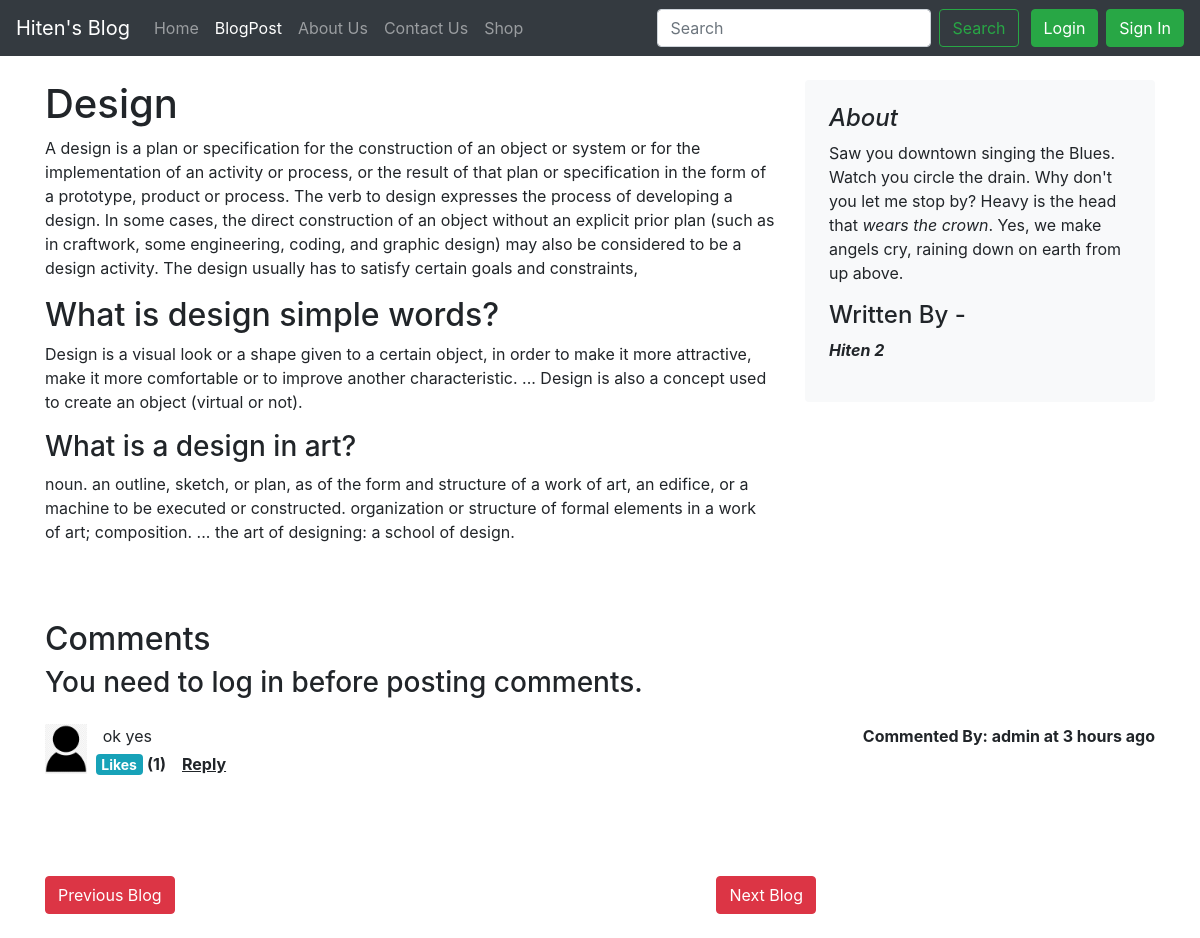
The app's page /blog/blogpost/2 with its own data.
### blog/models.py (models this page shows, shortened)
class blogpost(models.Model):
    post_id=models.AutoField(primary_key=True)
    auth_name=models.CharField(max_length=40,default="")
    post_title=models.CharField(max_length=200)
    post_desc=models.CharField(max_length=2000)
    post_head1=models.CharField(max_length=200)
    post_desc1=models.CharField(max_length=2000)
    post_head2=models.CharField(max_length=200)
    post_desc2=models.CharField(max_length=2000)
    pub_date=models.DateTimeField(default=now)

class usercomm(models.Model):
    user_id=models.AutoField(primary_key=True)
    blog_id1=models.IntegerField(default=0)
    user_name=models.ForeignKey(User,on_delete=models.CASCADE)
    desc=models.CharField(max_length=3000,default="")
    ts1=models.DateTimeField(default=now)

class userlike(models.Model):
    like_id=models.AutoField(primary_key=True)
    blog_id3=models.IntegerField(default=0)
    like_comm_id=models.IntegerField(default=0)
    like_user_id=models.ForeignKey(User,on_delete=models.CASCADE,null=True)
    like_count=models.IntegerField(default=0)

### blog/views.py (the view, shortened to what this page needs)
# urls.py: path('/blogpost/<int:myid>',views.blogpost1,name='blogpost1'),
def blogpost1(request,myid):
    blogs=blogpost.objects.filter(post_id=myid)[0]
    n=len(blogpost.objects.all())
    allcomm=usercomm.objects.all()
    replys=userreply.objects.all()
    likes=userlike.objects.all()
    userlists=userlist.objects.all()
    return render(request,'blog/blogpost.html',{'blogs':blogs,'length':n,'comm':allcomm,'reps':replys,'likes':likes,'userlists1':userlists})

### blog/templates/blog/blogpost.html (shortened to what this page needs)
{% extends 'blog/basic.html' %}
{% block navblogpost %}active{% endblock %}
{% block body %}
{% load humanize %}
<div class="container my-4">
    <div class="row">
        <div class="col-md-8 blog-main">
            <div class="blog-post">
                <h1 class="blog-post-title">{{blogs.post_title}}</h1>
                <p>{{blogs.post_desc}}</p>
                <h2>{{blogs.post_head1}}</h2>
                <p>{{blogs.post_desc1}}</p>
                <h3>{{blogs.post_head2}}</h3>
                <p>{{blogs.post_desc2}}</p>
            </div>
        </div>
        <aside id="{{length}}" class="col-md-4 len blog-sidebar">
            <div class="p-4 mb-3 bg-light rounded">
                <h4 class="font-italic">About</h4>
                <p class="mb-0">Saw you downtown singing the Blues. Watch you circle the drain. Why don't you let me
                    stop by? Heavy is the head that <em>wears the crown</em>. Yes, we make angels cry, raining down on
                    earth from up above.</p>
                <h4 class="mt-3" >Written By - </h4>
                <p><b><em>{{blogs.auth_name}}</em></b></p>
            </div>
        </aside>
    </div>
    <h2 style="margin-top: 60px;">Comments</h2>
    {% if user.is_authenticated %}
    <form class="my-3" action="/blog/fblog1/{{blogs.post_id}}" method="POST">{% csrf_token %}
        <div class="form-group">
            <label for="usercomm"><h2>Post a comment</h2></label>
            <textarea name="comm1" class="mb-2 form-control" id="usercomm" rows="3"></textarea>
            <button type="submit" id="combtn" class="btn btn-primary">Post</button>
        </div>
    </form>
    {% else %}
    <h3>You need to log in before posting comments.</h3>
    {% endif %}
    <div style="margin-bottom: 100px;">
        <ul class="mt-3 list-unstyled">
            {% for i in comm %}
            {% if blogs.post_id == i.blog_id1 %}
            <li id="comm{{i.user_id}}" class="media my-4">
                {% load static %}
                <img src="/static/blog/user.png" height="50px" class="mr-3" alt="...">
                <div class="media-body">
                    <p class="mb-1" style="width: 35rem;">{{i.desc}}</p>
                    <div class="row">
                        {% for k in likes %}
                        <form method="POST">{% csrf_token %}
                            {% if blogs.post_id == k.blog_id3 %}
                            {% if k.like_comm_id == i.user_id %}
                            {% if user.is_authenticated %}
                            {% if k.like_user_id != request.user %}
                            <input type="hidden" id="l{{k.like_id}}" name="likes21" value="{{k.likes21}}">
                            <button style="font-size:14px ;" id="like{{i.user_id}}" class="ml-3 px-1 py-0 btn btn-success like">Like </button>
                            {% else %}
                            <a href="#" style="font-size:14px ;" class="ml-3 px-1 py-0 btn btn-success disabled">Liked </a>
                            {% endif %}
                            {% else %}
                            <span style="font-size: 14px;" class="badge ml-2 badge-info">Likes</span>
                            {% endif %}
                            <b id="like1{{i.user_id}}">({{k.like_count}})</b>
                            {% endif %}
                            {% endif %}
                            {% endfor %}
                        </form>
                        <div style="cursor: pointer; text-decoration: underline;" class="ml-3 reply"><b id="reply{{i.user_id}}">Reply</b></div>
                    </div>
                </div>
                <div style="margin-left: 30px;"><b>Commented By: <span>{{i.user_name}}</span> at <span>{{i.ts1|naturaltime}}</span></b></div>
            </li>
            {% endif %}
            {% endfor %}
        </ul>
    </div>
    <div style="display: flex;">
        <div ><button id="prev{{blogs.post_id}}" type="button" class="prev btn btn-danger">Previous Blog</button></div>
        <div style="position: absolute; right: 24rem;"><button id="next{{blogs.post_id}}" type="button" class="next btn btn-danger">Next Blog</button></div>
    </div>
</div>
{% endblock %}

### records on screen
blogpost: post_title "Design", post_desc "A design is a plan or specification for the construction of an object or system or for the implementation of an activity or process, or the result of that plan or specification in the form of a prototype, product or process. The verb to design expresses the process of developing a design. In some cases, the direct construction of an object without an explicit prior plan (such as in craftwork, some engineering, coding, and graphic design) may also be considered to be a design activity. The design usually has to satisfy certain goals and constraints,", post_head1 "What is design simple words?", post_desc1 "Design is a visual look or a shape given to a certain object, in order to make it more attractive, make it more comfortable or to improve another characteristic. ... Design is also a concept used to create an object (virtual or not).", post_head2 "What is a design in art?", post_desc2 "noun. an outline, sketch, or plan, as of the form and structure of a work of art, an edifice, or a machine to be executed or constructed. organization or structure of formal elements in a work of art; composition. ... the art of designing: a school of design.", auth_name "Hiten 2"
usercomm: desc "ok yes", user_name "admin", ts1 "3 hours ago"
userlike: shows "Likes", like_count "1"
